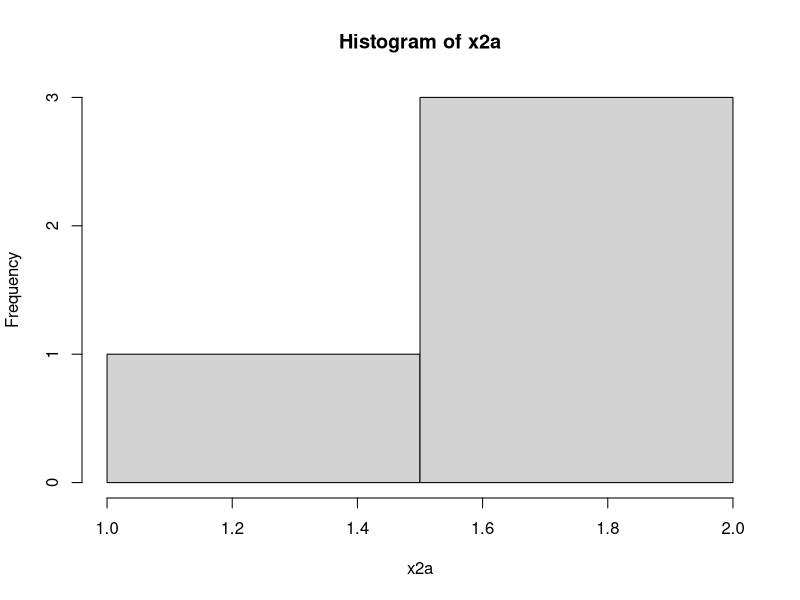
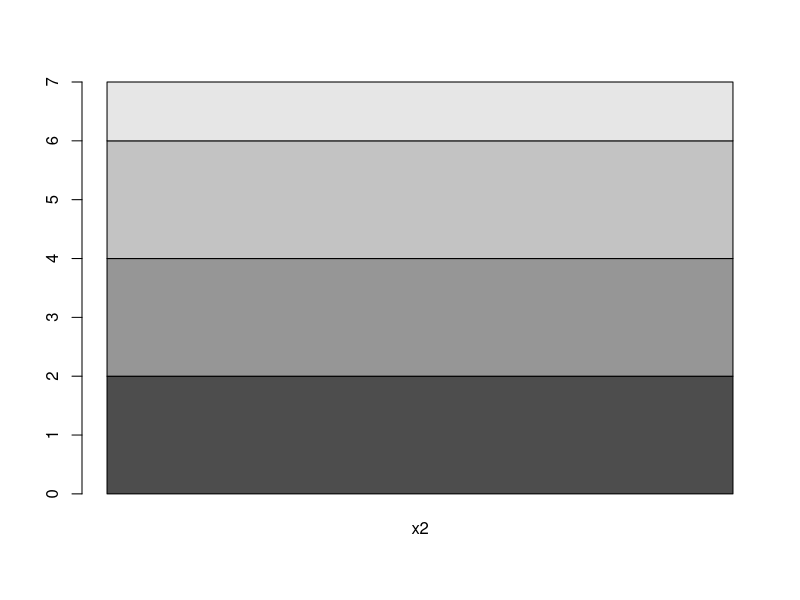
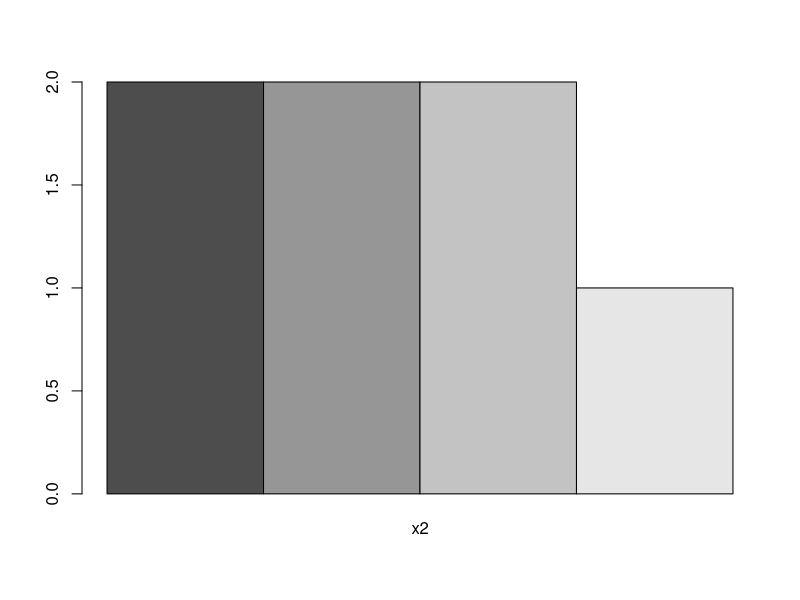
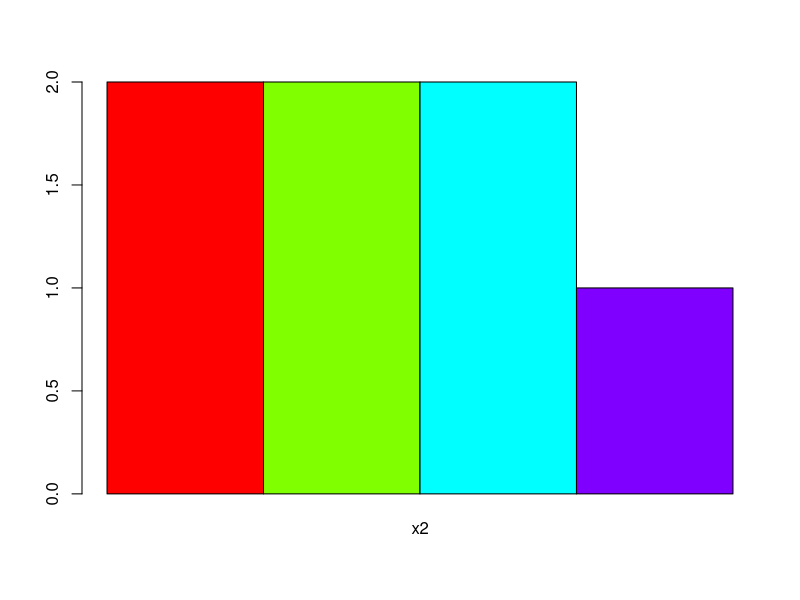
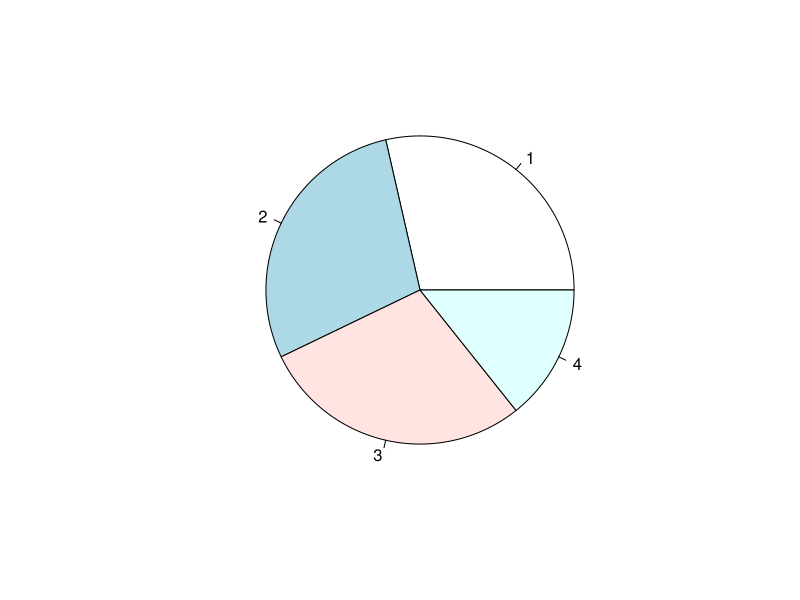
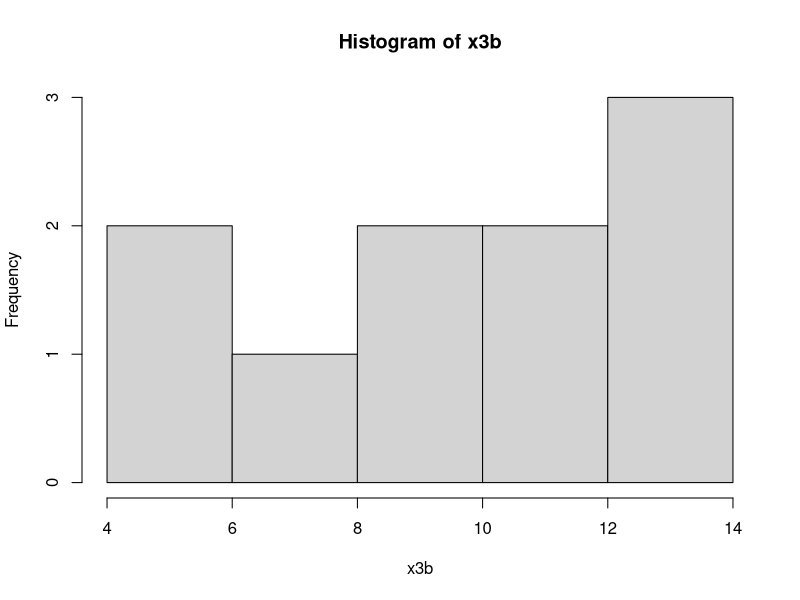
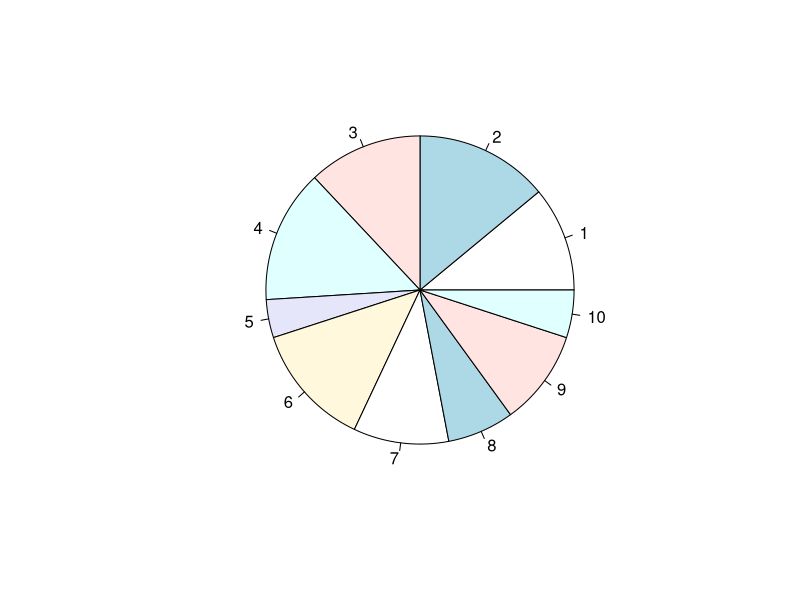
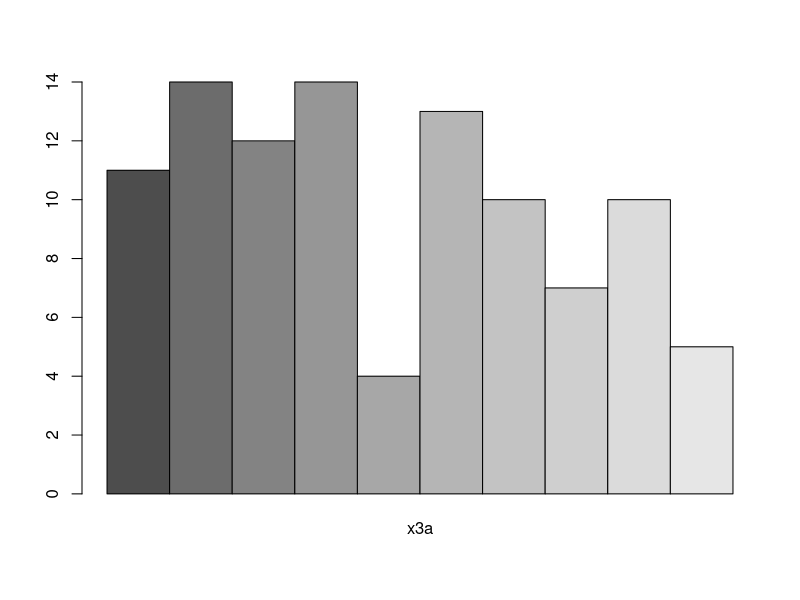

Source code (R) for these figures, in order:
# Frequency Distribution

#Discrete Cat Data
(attend = c('A','P','P','A','P','A'))
table(attend)
cbind(table(attend))  # A & P on left side

#Discrete Numeric Data

color=c('Blue','Green','Magenta','Green','Black','Blue','Black')
x2 = table(color)
x2
x2a = cbind(x2)
x2a
hist(x2a)  # not relevant 
barplot(x2a)  # not good
barplot(x2a, beside=T)  # Better
unique(color) ; length(unique(color))
barplot(x2a, beside=T, col=rainbow(length(unique(color))))
pie(x2a)

#Continuous Data 
set.seed(1234)
x3 = runif(100,0,150)  # 0 to 150 marks range, 100 values uniform distribution
x3
x3 = ceiling(x3)  #round to higher value
x3
range(x3)
# Divide range into step of 15 ie 10 levels
breaks = seq(0,150,by=15)
breaks
length(breaks)
x3
#x3[1] = 60; x3[2] = 75
x3.cut = cut(x3, breaks)
x3.cut
table(x3.cut)
cbind(table(x3.cut))  #see it vertically

#give intervals a character values a, b..
(x3.cut = cut(x3, breaks, labels=letters[1:10]))
#(x3.cut = cut(x3, breaks, labels=letters[1:length(breaks)-1]))
x3.cut

(x3a = table(x3.cut))
(x3b = cbind(x3a))

#plot these freq Table: which is better
hist(x3b)
pie(x3b)
barplot(x3b, beside=T)
barplot(x3b, beside=T, names.arg =rownames(x3b))
plot(x3b)


# and so..on like previous eg